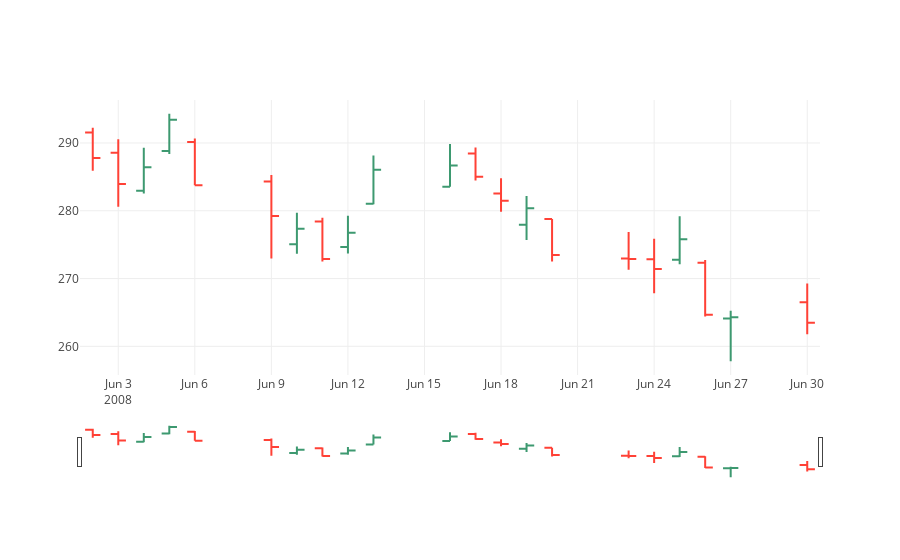

The code cell stored with this chart in its notebook:
### Code cell
trace = go.Ohlc(x=google['06-2008'].index,
                open=google['06-2008'].Open,
                high=google['06-2008'].High,
                low=google['06-2008'].Low,
                close=google['06-2008'].Close)
data = [trace]
iplot(data, filename='simple_ohlc')
